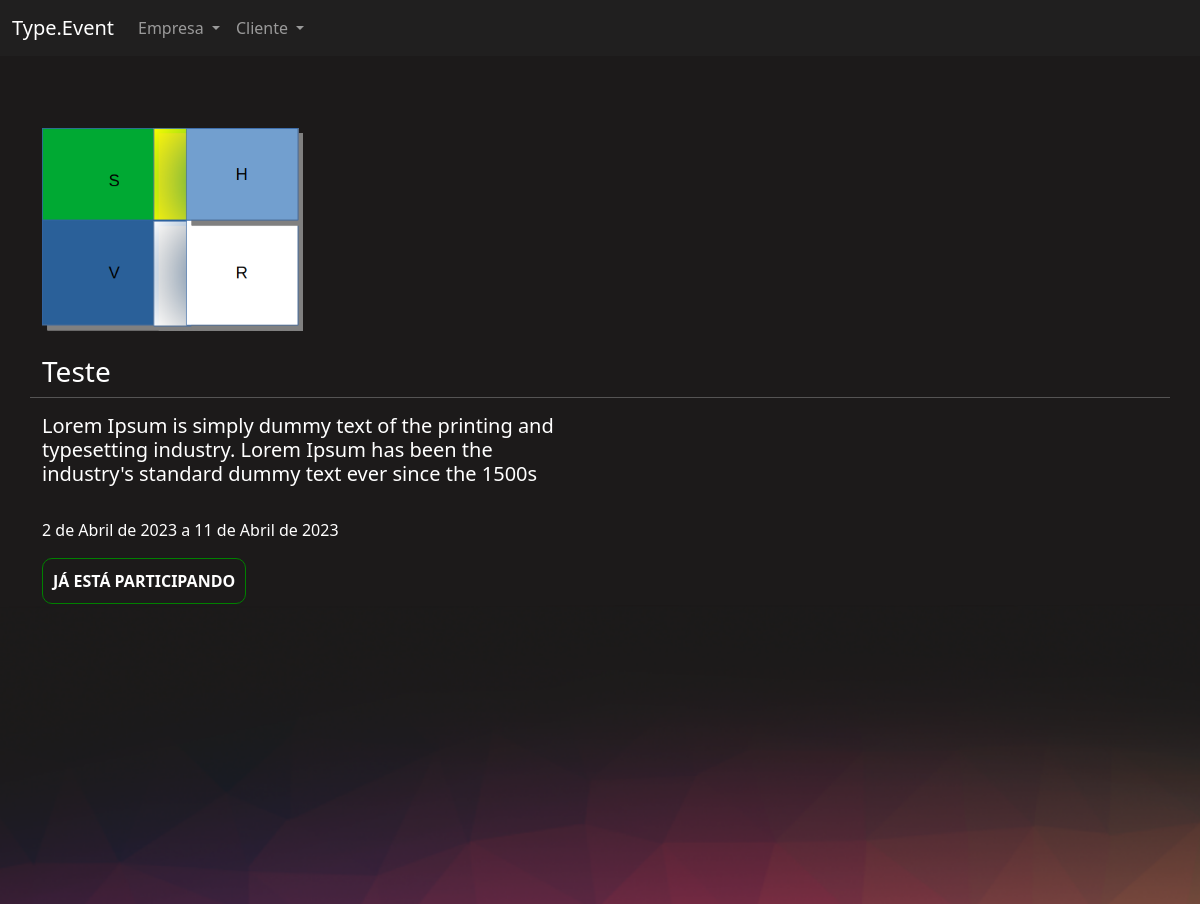
/eventos/inscrever_evento/1/ (signed in), run on the app's committed database.
### eventos/models.py (models this page shows, shortened)
class Evento(models.Model):
    criador = models.ForeignKey(User, on_delete=models.DO_NOTHING, null=True, blank=True)
    nome = models.CharField(max_length=200)
    descricao = models.TextField()
    data_inicio = models.DateField()
    data_termino = models.DateField()
    carga_horaria = models.IntegerField()
    logo = models.FileField(upload_to="logos")
    participantes = models.ManyToManyField(User, related_name="evento_participante", null=True, blank=True)
    cor_principal = models.CharField(max_length=7)
    cor_secundaria = models.CharField(max_length=7)
    cor_fundo = models.CharField(max_length=7)

### eventos/views.py (the view)
# urls.py: path('inscrever_evento/<int:id>/', views.inscrever_evento, name="inscrever_evento"),
@login_required
def inscrever_evento(request, id):
    evento = get_object_or_404(Evento, id=id)
    if request.method == "GET":
        return render(request, 'inscrever_evento.html', {'evento': evento})
    elif request.method == 'POST':
        evento.participantes.add(request.user)
        evento.save()
        messages.add_message(request, constants.SUCCESS, 'Inscriçção realizada com sucesso!!')
        return redirect(f'/eventos/inscrever_evento/{id}')

### eventos/templates/inscrever_evento.html (shortened to what this page needs)
{% extends 'bases/base_evento.html' %}
{% block 'conteudo' %}
    <br>
    <br>
    <div class="container">
        <div class="row">
            <div class="col-md-3">
                <br>
                <img width="100%" src="{{evento.logo.url}}">
                <br>
                <br>
                <h3>{{evento.nome}}</h3>
            </div>
            <hr>
            <div class="col-md-6">
                <h5>Lorem Ipsum is simply dummy text of the printing and typesetting industry.
                 Lorem Ipsum has been the industry's standard dummy text ever since the 1500s</h5>
                <br>
                <p>{{evento.data_inicio}} a {{evento.data_termino}}</p>
                {% if request.user in evento.participantes.all %}
                    <input style="border-color: green;" type="submit" class="btn-principal" value="JÁ ESTÁ PARTICIPANDO" disabled>
                {% else%}
                    <form action="{% url 'inscrever_evento' evento.id %}" method="POST">{% csrf_token %}
                        <input type="submit" class="btn-principal" value="QUERO PARTICIPAR">
                    </form>
                {% endif %}
            </div>
        </div>
    </div>
{% endblock %}

### templates/static/geral/css/base.css (style rules this page uses)
body { color: white !important; }
:root { --main-color: #201F1F; --dark-color: #1C1A1A; --contrast-color: #BE375F; --differential-color: #ED8554; }

### templates/static/evento/css/evento.css (style rules this page uses)
body { background-color: #1C1A1A; }

### templates/static/usuarios/css/usuarios.css (style rules this page uses)
.btn-principal { background-color: transparent; border: 1px solid var(--contrast-color); color: white; padding: 10px; border-radius: 10px; font-weight: bold; }

### data on the page
Evento: logo (picture), nome "Teste", data_inicio "2 de Abril de 2023", data_termino "11 de Abril de 2023"
